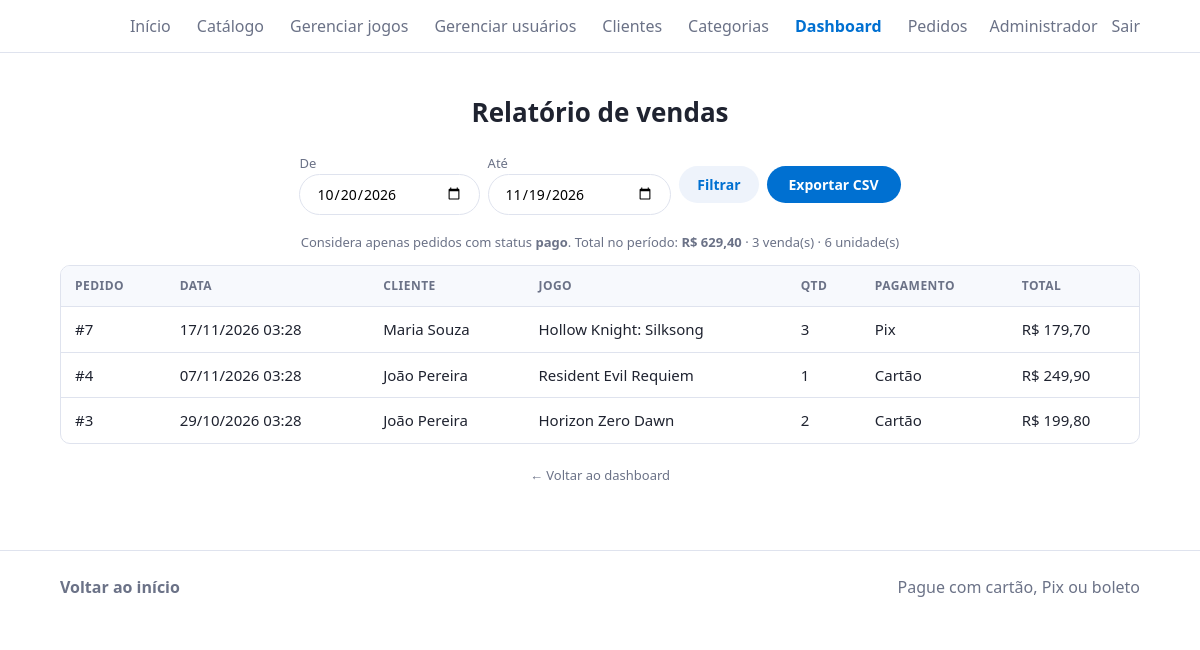
Screenshot of /admin/views/relatorio_vendas.php (signed in) with the database file from the repository.
### tables this page shows
CREATE TABLE pedidos (
  id              INT NOT NULL AUTO_INCREMENT,
  usuario_id      INT NOT NULL,
  game_id         INT NULL,
  titulo_jogo     VARCHAR(200) NOT NULL,
  quantidade      INT NOT NULL,
  valor_total     DECIMAL(10,2) NOT NULL,
  forma_pagamento ENUM('cartao','pix','boleto') NOT NULL,
  status          ENUM('pendente','pago','cancelado') NOT NULL DEFAULT 'pendente',
  criado_em       DATETIME NOT NULL DEFAULT CURRENT_TIMESTAMP,
  cancelado_em    DATETIME NULL,
  PRIMARY KEY (id),
  KEY idx_pedidos_usuario (usuario_id),
  KEY idx_pedidos_game (game_id),
  KEY idx_pedidos_status (status),
  CONSTRAINT fk_pedidos_usuario FOREIGN KEY (usuario_id)
    REFERENCES usuarios (id) ON DELETE RESTRICT ON UPDATE CASCADE,
  CONSTRAINT fk_pedidos_game FOREIGN KEY (game_id)
    REFERENCES games (id) ON DELETE SET NULL ON UPDATE CASCADE
);

CREATE TABLE usuarios (
  id        INT NOT NULL AUTO_INCREMENT,
  nome      VARCHAR(100) NOT NULL,
  email     VARCHAR(150) NOT NULL,
  senha     VARCHAR(255) NOT NULL,                        
  tipo      ENUM('admin','cliente') NOT NULL DEFAULT 'cliente',
  usuario   VARCHAR(40)  NULL,
  rua       VARCHAR(150) NULL,
  numero    VARCHAR(10)  NULL,
  cidade    VARCHAR(100) NULL,
  estado    CHAR(2)      NULL,
  pais      VARCHAR(60)  NOT NULL DEFAULT 'Brasil',
  cep       CHAR(8)      NULL,
  idade     TINYINT UNSIGNED NULL,
  criado_em TIMESTAMP NOT NULL DEFAULT CURRENT_TIMESTAMP,
  PRIMARY KEY (id),
  UNIQUE KEY uq_usuarios_email (email)
);

### admin/config/auth.php (called while the page is built, shortened)
<?php
require_once __DIR__ . '/db.php';
function h($s) { return htmlspecialchars((string)$s, ENT_QUOTES, 'UTF-8'); }
function moeda($v) { return 'R$ ' . number_format((float)$v, 2, ',', '.'); }

### admin/config/db.php (called while the page is built, shortened)
<?php
class Database {
    private static ?PDO $pdo = null;
    public static function conectar(): PDO {
        if (self::$pdo === null) {
            try {
                self::$pdo = new PDO(
                    'mysql:host=' . $GLOBALS['__db_cfg']['host'] . ';dbname=' . $GLOBALS['__db_cfg']['banco'] . ';charset=utf8mb4',
                    $GLOBALS['__db_cfg']['usuario'],
                    $GLOBALS['__db_cfg']['senha'],
                    [
                        PDO::ATTR_ERRMODE => PDO::ERRMODE_EXCEPTION,
                        PDO::ATTR_DEFAULT_FETCH_MODE => PDO::FETCH_ASSOC,
                        PDO::MYSQL_ATTR_INIT_COMMAND => "SET time_zone = '-03:00'",
                    ]
                );
            } catch (PDOException $e) {
                http_response_code(500);
                error_log('Falha ao conectar no banco: ' . $e->getMessage());
                exit('Não foi possível conectar ao banco de dados. Verifique se o MySQL do XAMPP está ligado '
                   . 'e se o script sql/script.sql foi importado.');
            }
        }
        return self::$pdo;
    }
}

### admin/models/relatorios.php (called while the page is built, shortened)
<?php
require_once __DIR__ . '/../config/db.php';
class Relatorio {
    private PDO $db;
    public function __construct() { $this->db = Database::conectar(); }
    private function todos(string $sql, array $args = []): array {
        $st = $this->db->prepare($sql); $st->execute($args);
        return $st->fetchAll();
    }
    public function vendasPeriodo(string $de, string $ate): array {
        return $this->todos("SELECT p.id, p.criado_em, p.titulo_jogo, p.quantidade, p.valor_total, p.forma_pagamento, u.nome AS cliente
            FROM pedidos p LEFT JOIN usuarios u ON u.id = p.usuario_id
            WHERE p.status='pago' AND p.criado_em >= ? AND p.criado_em < DATE_ADD(?, INTERVAL 1 DAY) ORDER BY p.criado_em DESC",
            [$de . ' 00:00:00', $ate]);
    }
}

### admin/views/relatorio_vendas.php (the view, shortened to what this page needs)
<?php
require_once '../config/auth.php';
require_once '_layout.php';
require_once '../models/relatorios.php';
$hoje = new DateTime('today');
$de   = $_GET['de']  ?? (clone $hoje)->modify('-30 day')->format('Y-m-d');
$ate  = $_GET['ate'] ?? $hoje->format('Y-m-d');
$vendas = (new Relatorio())->vendasPeriodo($de, $ate);
$rot = ['cartao' => 'Cartão', 'pix' => 'Pix', 'boleto' => 'Boleto'];
$total = array_sum(array_column($vendas, 'valor_total'));
$unid  = array_sum(array_column($vendas, 'quantidade'));
?>
<h2>Relatório de vendas</h2>
<form class="busca-simples" method="get" action="relatorio_vendas.php" style="flex-wrap:wrap;align-items:center">
  <label class="pequeno">De <input type="date" name="de" value="<?= h($de) ?>" required></label>
  <label class="pequeno">Até <input type="date" name="ate" value="<?= h($ate) ?>" required></label>
  <button>Filtrar</button>
  <a class="btn-add" href="relatorio_vendas.php?de=<?= h($de) ?>&amp;ate=<?= h($ate) ?>&amp;csv=1">Exportar CSV</a>
</form>
<p class="pequeno" style="text-align:center">Considera apenas pedidos com status <strong>pago</strong>.
  Total no período: <strong><?= moeda($total) ?></strong> &middot; <?= count($vendas) ?> venda(s) &middot; <?= (int)$unid ?> unidade(s)</p>
<div class="tabela-wrap">
<table class="tabela">
  <thead><tr><th>Pedido</th><th>Data</th><th>Cliente</th><th>Jogo</th><th>Qtd</th><th>Pagamento</th><th>Total</th></tr></thead>
  <tbody>
  <?php foreach ($vendas as $v): ?>
    <tr>
      <td>#<?= (int)$v['id'] ?></td>
      <td><?= h(date('d/m/Y H:i', strtotime($v['criado_em']))) ?></td>
      <td><?= h($v['cliente'] ?? 'Usuário removido') ?></td>
      <td><?= h($v['titulo_jogo']) ?></td>
      <td><?= (int)$v['quantidade'] ?></td>
      <td><?= h($rot[$v['forma_pagamento']] ?? $v['forma_pagamento']) ?></td>
      <td><?= moeda($v['valor_total']) ?></td>
    </tr>
  <?php endforeach; ?>
  </tbody>
</table>
</div>
<p style="text-align:center;margin-top:18px"><a href="dashboard.php" class="pequeno">← Voltar ao dashboard</a></p>

### admin/views/_layout.php (style rules this page uses)
:root { --tx:#1f2330;--mt:#6b7287;--ac:#0070d1;--ac2:#005bb0;--bd:#dfe3ee;--px:clamp(16px,5vw,90px) }
* { box-sizing:border-box }
html { scroll-behavior:smooth;scroll-padding-top:80px }
body { margin:0;color:var(--tx);font:16px/1.5 "Segoe UI",system-ui,sans-serif;background:#fff;min-height:100vh }
a { color:inherit;text-decoration:none }
.pagina h2 { font-size:26px;font-weight:600;text-align:center;margin:40px 0 22px }
.btn-add { background:var(--ac);color:#fff;padding:8px 22px;border-radius:99px;font-size:14px;font-weight:600;transition:background .15s }
.busca-simples { display:flex;justify-content:center;gap:8px;margin:0 0 18px }
.busca-simples input { min-width:0;width:min(420px,100%);padding:8px 16px;border:1px solid var(--bd);border-radius:99px;font:inherit;font-size:14px }
.busca-simples button { background:#eef3fb;color:var(--ac);border:0;border-radius:99px;padding:8px 18px;font:inherit;font-size:14px;font-weight:600;cursor:pointer }
.tabela-wrap { overflow-x:auto;border:1px solid var(--bd);border-radius:10px }
table.tabela { width:100%;border-collapse:collapse;font-size:15px }
.tabela th,.tabela td { padding:11px 14px;text-align:left;border-bottom:1px solid var(--bd);vertical-align:middle }
.tabela th { font-size:12px;text-transform:uppercase;letter-spacing:.04em;color:var(--mt);background:#f7f9fd }
.tabela tr:last-child td { border-bottom:0 }
.pequeno { color:var(--mt);font-size:13px }

### rows the page displays
pedidos: id "7", criado_em "17/11/2026 03:28", usuario.nome "Maria Souza", titulo_jogo "Hollow Knight: Silksong", quantidade "3", forma_pagamento "Pix", valor_total "R$ 179,70"
pedidos: id "4", criado_em "07/11/2026 03:28", usuario.nome "João Pereira", titulo_jogo "Resident Evil Requiem", quantidade "1", forma_pagamento "Cartão", valor_total "R$ 249,90"
pedidos: id "3", criado_em "29/10/2026 03:28", usuario.nome "João Pereira", titulo_jogo "Horizon Zero Dawn", quantidade "2", forma_pagamento "Cartão", valor_total "R$ 199,80"

### other values shown
$logado['nome'] "Administrador"
moeda($total) "R$ 629,40"
count($vendas) "3"
$unid "6"
